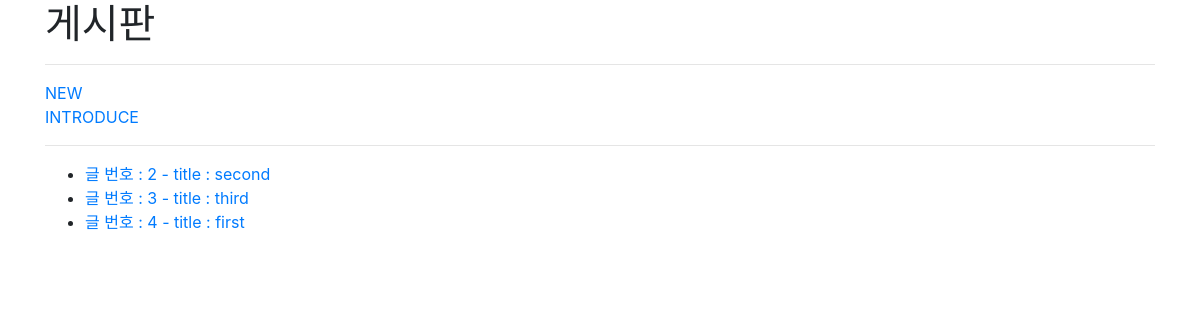
The app's page /articles/, older data.
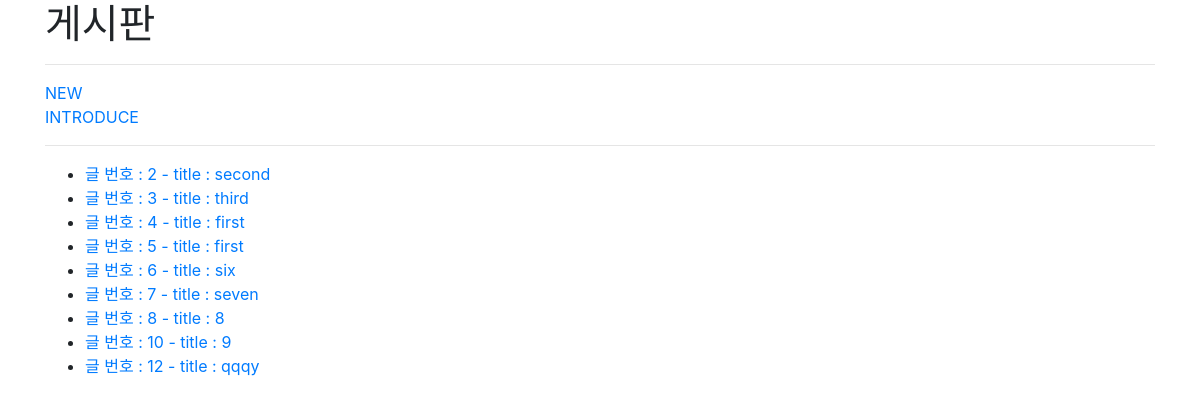
The same page, newer data.
### articles/models.py (models this page shows, shortened)
class Article(models.Model):
    title = models.CharField(max_length=150)
    content = models.TextField()
    created_at = models.DateTimeField(auto_now_add=True)
    updated_at = models.DateTimeField(auto_now=True)

### articles/views.py (the view)
# urls.py: path('', views.index, name="index"),
def index(request):
    articles = Article.objects.all()
    context = {
        'articles' : articles
    }
    return render(request, 'articles/index.html', context)

### articles/templates/articles/index.html
{% extends 'base.html' %}
{% block body %}
  <h1>게시판</h1>
  <hr>
  <a href="{% url 'articles:new' %}">NEW</a>
  <br>
  <a href="{% url 'articles:introduce' %}">INTRODUCE</a>
  <hr>
  <ul>
    {% for article in articles %}
    <li><a href="{% url 'articles:detail' article.pk %}">글 번호 : {{ article.pk }} - title : {{ article.title }}</a></li>
    {% endfor %}
  </ul>
{% endblock %}

### mysite/templates/base.html (shortened to what this page needs)
<!DOCTYPE html>
<html lang="en">
<head>
  <link rel="stylesheet" href="https://stackpath.bootstrapcdn.com/bootstrap/4.5.0/css/bootstrap.min.css">
</head>
<body>
  <div class="container">
    {% block body %}
    {% endblock %}
  </div>
</body>
</html>

Row changes from the older to the newer data that the page shows:
added Article: pk "5", title "first"
added Article: pk "6", title "six"
added Article: pk "7", title "seven"
added Article: pk "8", title "8"
added Article: pk "10", title "9"
added Article: pk "12", title "qqqy"
